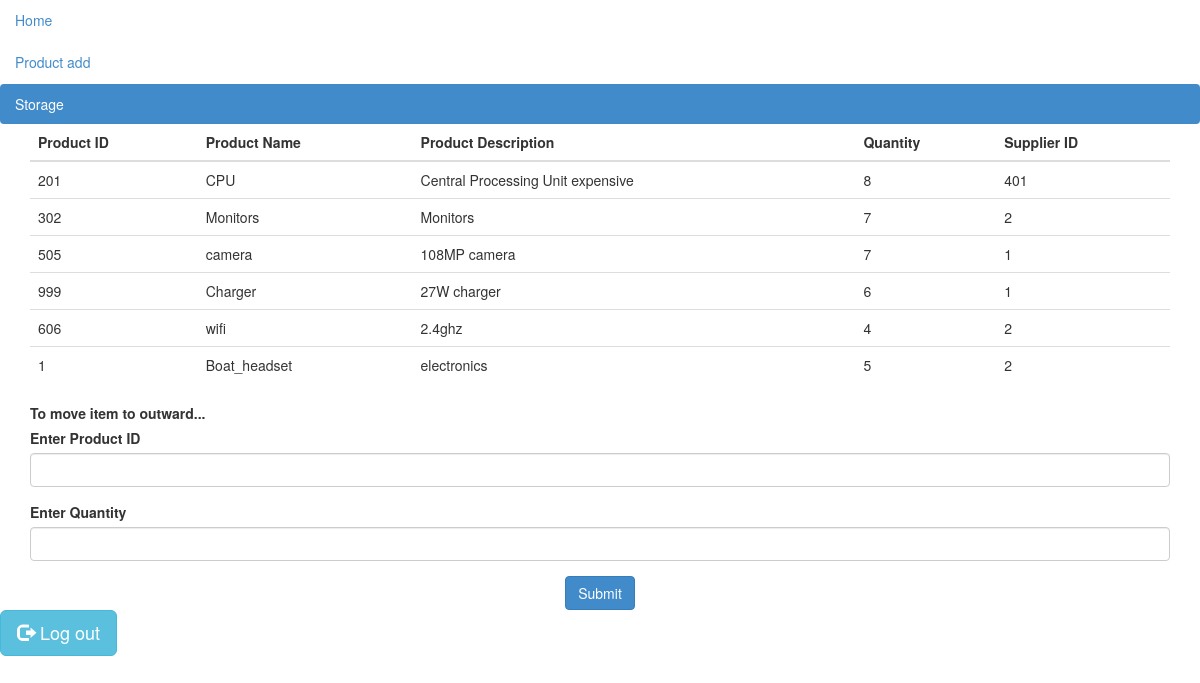
Page /wmove_out.php on the committed database.
### tables this page shows
CREATE TABLE IF NOT EXISTS `product` (
  `product_ID` varchar(40) NOT NULL,
  `product_Name` varchar(16) NOT NULL,
  `Quantity` int(3) NOT NULL,
  `product_Status` int(10) DEFAULT NULL,
  `product_desc` varchar(40) DEFAULT NULL,
  `sup_ID` int(10) DEFAULT NULL,
  `Category_ID` int(10) DEFAULT NULL,
  PRIMARY KEY (`product_ID`),
  KEY `sup_ID` (`sup_ID`),
  KEY `Category_ID` (`Category_ID`)
);

### wmove_out.php (the view, shortened to what this page needs)
<?php
$mysqli = new mysqli("localhost","root","","ims");
?>
<!DOCTYPE html>
<html lang="en">
<head>
  <link type="text/css" rel="stylesheet" href="bootstrap-3.2.0-dist\css\bootstrap.css">
</head>
<body>
<ul class="nav nav-pills nav-stacked">
    <li><a href="welcome.php">Home</a></li>
    <li><a href="add_product.php">Product add</a></li>
    <li class="active"><a href="move_out.php">Storage</a></li>
</ul>
<div class="container"  >
<form method="POST">
<?php
    $sql="SELECT product_ID,product_Name,product_desc,Quantity,sup_ID FROM product WHERE product_status='2'";
    $result=$mysqli->query($sql);
?>
  <table class="table">
    <thead>
      <tr>
        <th>Product ID</th>
        <th>Product Name</th>
        <th>Product Description</th>
        <th>Quantity</th>
        <th>Supplier ID</th>
      </tr>
    </thead>
    <tbody>
        <?php
        if(!empty($result)){
        while($rows=$result->fetch_assoc())
        {
        ?>
      <tr>
        <td><?php echo $rows['product_ID'];?></td>
        <td><?php echo $rows['product_Name'];?></td>
        <td><?php echo $rows['product_desc'];?></td>
        <td><?php echo $rows['Quantity'];?></td>
        <td><?php echo $rows['sup_ID'];?></td>
      </tr>
      <?php
        }
    }
        ?>
    </tbody>
  </table>
  <div class="form-group">
  <label for="usr">To move item to outward...</label><br/>
             <label for="usr">Enter Product ID</label>
                <input type="text" name="prid"  class="form-control" id="usr"  required>
        </div>
  <div class="form-group">
  <label for="usr">Enter Quantity</label>
  <input type="text" name="quan"  class="form-control" id="usr" required>
</div>
<div class="text-center m-2">
            <input type="submit" name="button2" class="btn btn-primary" value="Submit" />
     </div>
 </form>
  </div>
  <p>
    <a href="logout.php" class="btn btn-info btn-lg">
        <span class="glyphicon glyphicon-log-out"></span> Log out
    </a>
</p>
</body>

### rows in the picture
product: product_ID "201", product_Name "CPU", product_desc "Central Processing Unit expensive", Quantity "8", sup_ID "401"
product: product_ID "302", product_Name "Monitors", product_desc "Monitors", Quantity "7", sup_ID "2"
product: product_ID "505", product_Name "camera", product_desc "108MP camera", Quantity "7", sup_ID "1"
product: product_ID "999", product_Name "Charger", product_desc "27W charger", Quantity "6", sup_ID "1"
product: product_ID "606", product_Name "wifi", product_desc "2.4ghz", Quantity "4", sup_ID "2"
product: product_ID "1", product_Name "Boat_headset", product_desc "electronics", Quantity "5", sup_ID "2"
